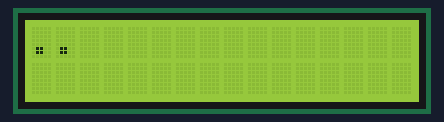
Bench run of a sketch on a simulated Arduino Uno, built with avr-gcc and run on an emulated ATmega328P. Shown: 16×2 character LCD.

Above: at 1.0 s.
At 6.3 s:
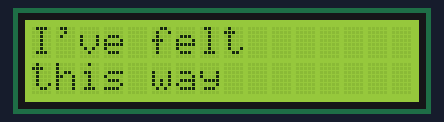
At 13.7 s:
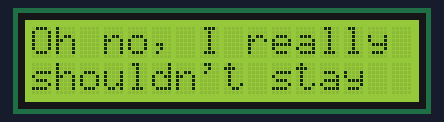
At 17.2 s:
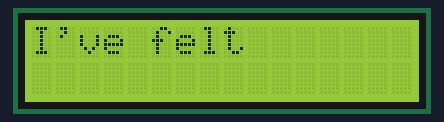
At 23.8 s:
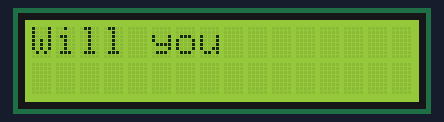
At 33.6 s:
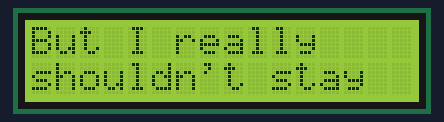

The sketch:

vas.ino
```cpp
#include <LiquidCrystal_I2C.h>

LiquidCrystal_I2C lcd(0x27, 16, 2);

void setup() {
  lcd.init();
  lcd.backlight();
  lcd.clear();

  lcd.print(".");
  delay(900);

  lcd.print(".");
  delay(850);

  lcd.print(".");
  delay(850);

  lcd.clear();

  lcd.print("I've");
  delay(850);
  lcd.print(" felt");
  delay(1980);
  lcd.setCursor(0, 1);
  lcd.print("this");
  delay(770);
  lcd.print(" way");
  delay(2400);

  lcd.clear();
  delay(800);

  lcd.print("Oh");
  delay(700);
  lcd.print(" no,");
  delay(1000);
  lcd.print(" I");
  delay(820);
  lcd.print(" really");
  delay(800);
  lcd.setCursor(0, 1);
  lcd.print("shouldn't");
  delay(800);
  lcd.print(" stay");
  delay(1800);

  lcd.clear();
  delay(800);

  lcd.print("I've");
  delay(850);
  lcd.print(" felt");
  delay(2080);
  lcd.setCursor(0, 1);
  lcd.print("so");
  delay(700);
  lcd.print(" strange");
  delay(2400);

  lcd.clear();
  delay(800);

  lcd.print("Will");
  delay(600);
  lcd.print(" you");
  delay(1500);
  lcd.print(" talk");
  delay(500);
  lcd.print(" to");
  delay(600);
  lcd.setCursor(0, 1);
  lcd.print("me");
  delay(700);
  lcd.print(" again?");
  delay(2000);

  lcd.clear();
  delay(800);

  lcd.print("But");
  delay(700);
  lcd.print(" I");
  delay(1400);
  lcd.print(" really");
  delay(800);
  lcd.setCursor(0, 1);
  lcd.print("shouldn't");
  delay(800);
  lcd.print(" stay");
  delay(4000);

  lcd.clear();
  delay(6000);

  lcd.print("But");
  delay(900);
  lcd.print(" I");
  delay(1599);
  lcd.print(" really");
  delay(800);
  lcd.setCursor(0, 1);
  lcd.print("shouldn't");
  delay(800);
  lcd.print(" stay");
  delay(3000);

  lcd.setCursor(0, 0);
  lcd.print ("                  ");
  delay(2000);
  lcd.setCursor(0, 1);
  lcd.print ("                  ");

}

void loop() {
}
```

Measured:
- what the display in image 1 shows lasts 2.4 s, from 6.3 s to 8.7 s
- what the display in image 2 shows lasts 1.8 s, from 13.6 s to 15.4 s
- what the display in image 3 shows lasts 2.1 s, from 17.1 s to 19.2 s
- what the display in image 4 shows lasts 1.5 s, from 23.7 s to 25.2 s
- what the display in image 5 shows lasts 4.0 s, from 33.5 s to 37.5 s
